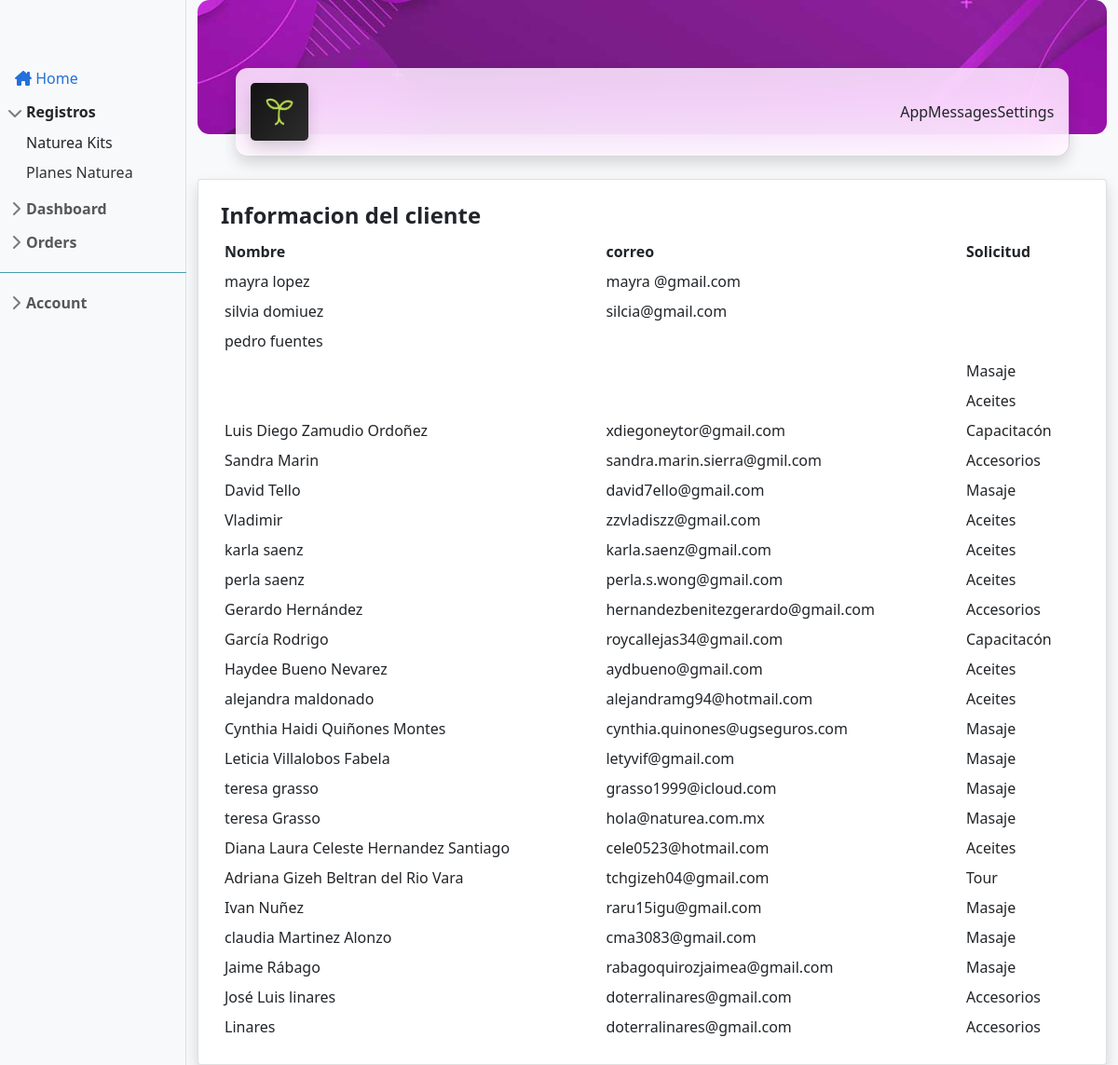
/registro_kits.php, run on the app's committed database.
### tables this page shows
CREATE TABLE `tb_registro` (
  `Id` int(5) NOT NULL,
  `nombre` varchar(100) NOT NULL,
  `email` varchar(50) NOT NULL,
  `fecha_nacimiento` date NOT NULL,
  `ciudad` varchar(25) NOT NULL,
  `estado` varchar(25) NOT NULL,
  `municipio` varchar(25) NOT NULL,
  `codigo_postal` int(5) NOT NULL,
  `telefono` varchar(10) NOT NULL,
  `solicitud` varchar(25) NOT NULL,
  `medio` varchar(25) NOT NULL,
  `otro` varchar(25) NOT NULL
);

### registro_kits.php (the view, shortened to what this page needs)
<?php
    include 'conexion_naturea_kits.php';
    $sql = "SELECT * FROM tb_registro";
    $sentencia = $pdo->prepare($sql);
    $sentencia->execute();
    $resultado = $sentencia->fetchAll();
  ?>
<!doctype html>
<html lang="en">
<head>
  <link href="https://cdn.jsdelivr.net/npm/bootstrap@5.1.3/dist/css/bootstrap.min.css" rel="stylesheet"
>
  <link rel="stylesheet" href="css/style_dashboard.css">
  <link rel="stylesheet" href="bootstrap.min.css">
  <link rel="stylesheet" href="dashboard.css">
  <link rel="stylesheet" href="js/sidebars.js">
  <link rel="stylesheet" href="css/sidebars.css">
  <link rel="stylesheet" href="https://cdnjs.cloudflare.com/ajax/libs/font-awesome/6.0.0/css/all.min.css"
 />
  <link rel="stylesheet" href="https://cdn.jsdelivr.net/npm/bootstrap-icons@1.7.2/font/bootstrap-icons.css">
</head>
<body class="bg-gray-100">
  <div class="container-fluid">
    <div class="row">
    <?php include 'complementos/slidemenu.php'?>
      <main class="col-md-9 ms-sm-auto col-lg-10 ">
        <?php include 'complementos/header-dashboard-kit.php'?>
        <div class="card border--dashboard shadow p-4">
          <table class="table-sm">
            <h2 class="fs-4 fw-bold">Informacion del cliente</h2>
            <thead>
              <tr>
                <th scope="col">Nombre</th>
                <th scope="col">correo</th>
                <th scope="col">Solicitud</th>
              </tr>
            </thead>
            <?php foreach($resultado as $producto):?>
            <tr>
              <td><?php echo $producto['nombre']; ?></td>
              <td><?php echo $producto['email']; ?></td>
              <td><?php echo $producto['solicitud']; ?></td>
            </tr>
            <?php endforeach ?>
          </table>
        </div>
      </main>
    </div>
  </div>
</body>
</html>

### css/style_dashboard.css (style rules this page uses)
* { padding: 0; margin: 0; -webkit-box-sizing: border-box; box-sizing: border-box; font-size: 16px; }
.bg-gray-100 { background-color: #f8f9fa !important; }
.border--dashboard { border-radius: .8rem; }

### dashboard.css (style rules this page uses)
body { font-size: .875rem; }

### data on the page
tb_registro: nombre "mayra lopez", email "mayra @gmail.com"
tb_registro: nombre "silvia domiuez", email "silcia@gmail.com"
tb_registro: nombre "pedro fuentes"
tb_registro: solicitud "Masaje"
tb_registro: solicitud "Aceites"
tb_registro: nombre "Luis Diego Zamudio Ordoñez", email "xdiegoneytor@gmail.com", solicitud "Capacitacón"
tb_registro: nombre "Sandra Marin", email "sandra.marin.sierra@gmil.com", solicitud "Accesorios"
tb_registro: nombre "David Tello", email "david7ello@gmail.com", solicitud "Masaje"
tb_registro: nombre "Vladimir", email "zzvladiszz@gmail.com", solicitud "Aceites"
tb_registro: nombre "karla saenz", email "karla.saenz@gmail.com", solicitud "Aceites"
tb_registro: nombre "perla saenz", email "perla.s.wong@gmail.com", solicitud "Aceites"
tb_registro: nombre "Gerardo Hernández", email "hernandezbenitezgerardo@gmail.com", solicitud "Accesorios"
tb_registro: nombre "García Rodrigo", email "roycallejas34@gmail.com", solicitud "Capacitacón"
tb_registro: nombre "Haydee Bueno Nevarez", email "aydbueno@gmail.com", solicitud "Aceites"
tb_registro: nombre "alejandra maldonado", email "alejandramg94@hotmail.com", solicitud "Aceites"
tb_registro: nombre "Cynthia Haidi Quiñones Montes", email "cynthia.quinones@ugseguros.com", solicitud "Masaje"
tb_registro: nombre "Leticia Villalobos Fabela", email "letyvif@gmail.com", solicitud "Masaje"
tb_registro: nombre "teresa grasso", email "grasso1999@icloud.com", solicitud "Masaje"
tb_registro: nombre "teresa Grasso", email "hola@naturea.com.mx", solicitud "Masaje"
tb_registro: nombre "Diana Laura Celeste Hernandez Santiago", email "cele0523@hotmail.com", solicitud "Aceites"
tb_registro: nombre "Adriana Gizeh Beltran del Rio Vara", email "tchgizeh04@gmail.com", solicitud "Tour"
tb_registro: nombre "Ivan Nuñez", email "raru15igu@gmail.com", solicitud "Masaje"
tb_registro: nombre "claudia Martinez Alonzo", email "cma3083@gmail.com", solicitud "Masaje"
tb_registro: nombre "Jaime Rábago", email "rabagoquirozjaimea@gmail.com", solicitud "Masaje"
tb_registro: nombre "José Luis linares", email "doterralinares@gmail.com", solicitud "Accesorios"
tb_registro: nombre "Linares", email "doterralinares@gmail.com", solicitud "Accesorios"
